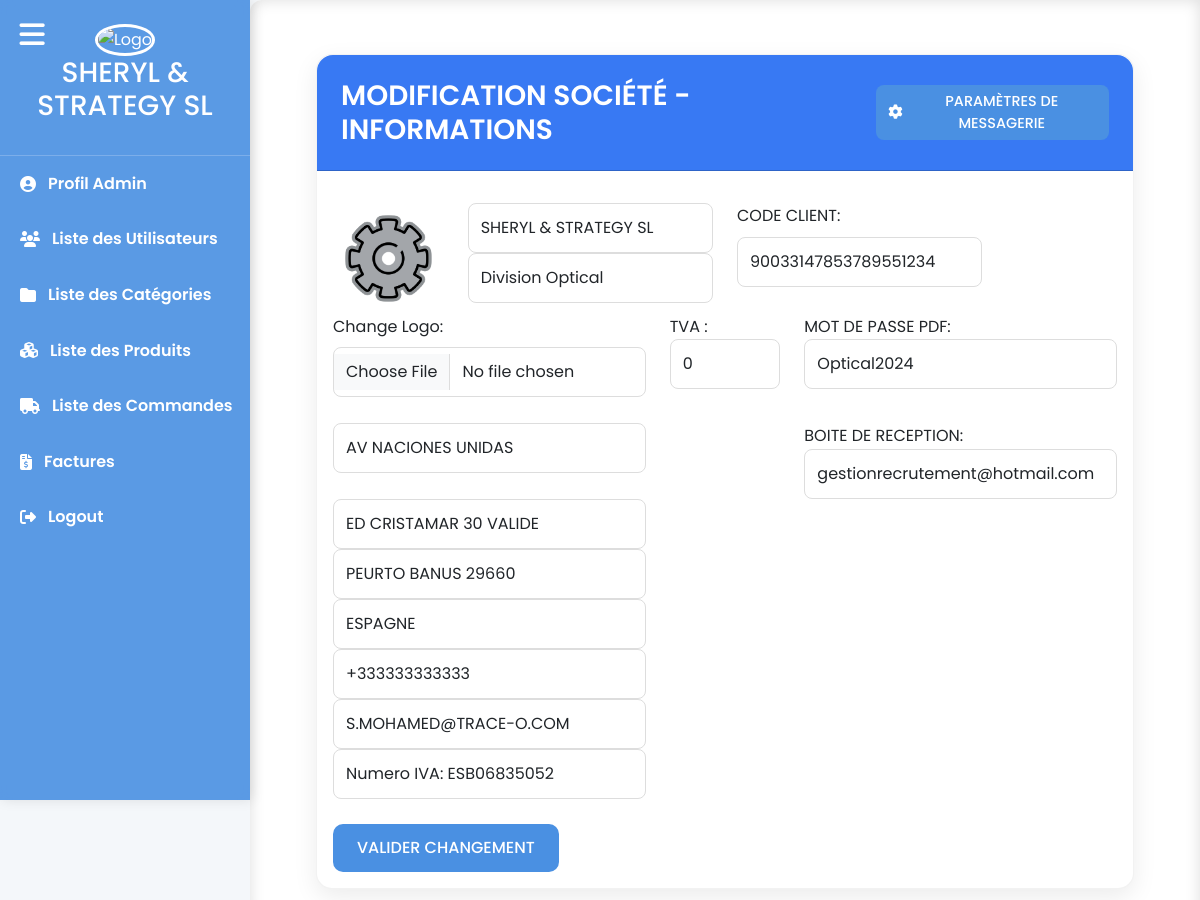
The page /order_management/company/ (signed in) on the database as committed earlier.
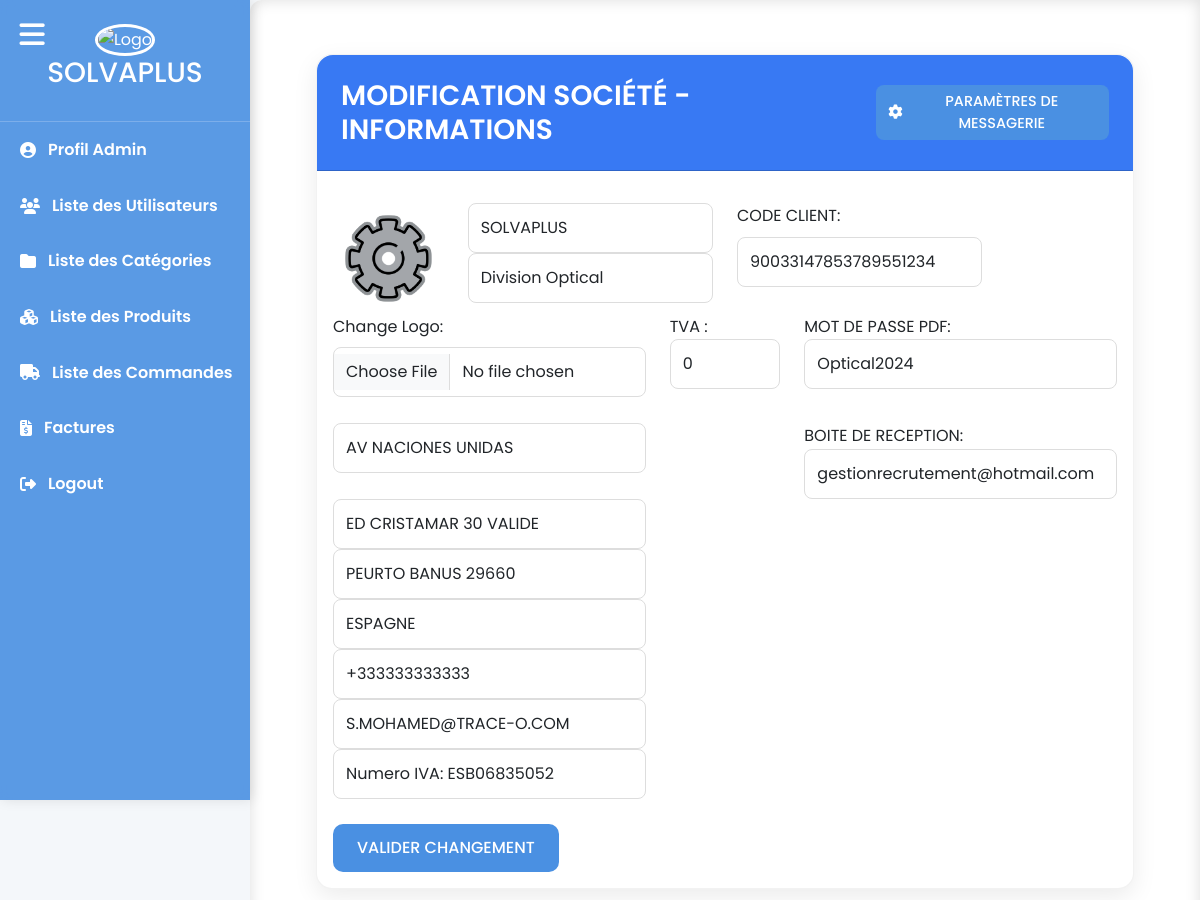
The same page on the database as committed later.
### sherly_app/models.py (models this page shows, shortened)
class Societe(models.Model):
    nom1 = models.CharField(max_length=255, blank=True, null=True,default='SHERLY & STRATEGY SL')
    nom2 = models.CharField(max_length=255, blank=True, null=True,default='Division Optical')
    ligne1 = models.CharField(max_length=255, blank=True, null=True,default='AV Naciones Unidas')
    ligne2 = models.CharField(max_length=255, blank=True, null=True,default='Ed Cristamar 30,')
    ligne3 = models.CharField(max_length=255, blank=True, null=True,default='Peurto Banus 29660,')
    ligne4 = models.CharField(max_length=255, blank=True, null=True,default='Mail: admin@gmail.com')
    ligne5 = models.CharField(max_length=255, blank=True, null=True,default='Numero IVA: ESB06835052')
    logo = models.ImageField(upload_to='images/', null=True, blank=True)
    code_client = models.CharField(max_length=255,default='00033147853314')
    livre1=models.CharField(max_length=50,default='SCROTIS  OPTIC 2000')
    livre2=models.CharField(max_length=50,default='38 rue Saint Denis')
    livre3=models.CharField(max_length=50,default='92700 COLOMBES')
    livre4=models.CharField(max_length=50,default='FRANCE')
    achteur1=models.CharField(max_length=50,default='SCROTIS  OPTIC 2000 ')
    achteur2=models.CharField(max_length=50,default='38 rue Saint Denis')
    achteur3=models.CharField(max_length=50,default='92700 COLOMBES')
    achteur4=models.CharField(max_length=50,default='FRANCE')
    achteur5=models.CharField(max_length=50,default='Numero TVA Intraceo')
    achteur6=models.CharField(max_length=50,default='FR7547911891')
    nif=models.CharField(max_length=100,blank=True,null=True,default='NIF:B062835052-Nº IVA : ESB068350201152')
    phrase=models.CharField(max_length=100,default="L'expédition s'effectue conformément a nos conditions générales de vente")
    pays=models.CharField(max_length=100,default="ESPAGNE")
    telephone=models.CharField(max_length=100,default="+333333333333")
    tva = models.IntegerField(default=0)
    boite_envoi = models.CharField(max_length=100,default="gestionrecrutement@hotmail.com", error_messages={'invalid': "L'adresse email de boite d'envoi est invalide."})
    boite_reception = models.CharField(max_length=100,default="optiquejaures@hotmail.com", error_messages={'invalid': "L'adresse email de boite de réception est invalide."})
    pdf_pwd=models.CharField(max_length=20,default="Optical2024")

### sherly_app/views.py (the view)
# urls.py: path('company/', user_passes_test(is_superuser, login_url='bl_login')(login_required(company, login_url='bl_login')), name='company'),
def company(request):
        societe = Societe.objects.first()
        if request.method == 'POST':
            form = CompanyForm(request.POST, request.FILES, instance=societe)
            if form.is_valid():
                form.save()
                return redirect('categorie_list')
            else:
                form = CompanyForm(request.POST,request.FILES, instance=societe)
                return render(request, 'company/edit.html', {'form': form})
        else :
            form = CompanyForm(instance=societe)  # Redirect to the category list page
        return render(request, 'company/edit.html', {'form': form})

### sherly_app/forms.py (shortened to what this page needs)
class CompanyForm(forms.ModelForm):
    class Meta:
        model = Societe
        fields = ['nom1', 'nom2','ligne1','ligne2','ligne3','ligne4','ligne5','logo','code_client','boite_envoi','boite_reception','pays','telephone','tva','pdf_pwd']

### sherly_app/context_processors.py (called while the page is built)
def societer_info(request):
    societe = Societe.objects.first()  # Retrieve societer information (adjust as necessary)
    return {'societe': societe}

def familles_context(request):
    familles = Famille.objects.all()  # Récupère toutes les familles
    return {'familles': familles}

def produits_context(request):
    produits = Produit.objects.all()  # Récupère toutes les familles
    return {'produits': produits}

### sherly_app/urls.py (called while the page is built)
def is_superuser(user):
    return user.is_superuser

### sherly_app/templates/company/edit.html (shortened to what the changed rows need)
{% extends 'base.html' %}
{% block content %}
<div class="container mt-4">
    <div class="container">
        <div class="card">
            <div class="card-header d-flex align-items-center justify-content-between" style="background-color: #3879f3; color: white;">
                <h2 class="mb-0">MODIFICATION SOCIÉTÉ - INFORMATIONS </h2>
            </div>
            <div class="card-body">
                <form method="post" enctype="multipart/form-data" id="companyForm">
                    <div class="row">
                        <div class="col-md-2">
                            <img id="logoPreview" src="{{ form.instance.logo.url }}" alt="Logo" class="img-fluid">
                        </div>
                        <div class="col-md-4">
                            <div class="row">
                                <div class="col-md-12">
                                    <input type="text" class="form-control" id="{{ form.nom1.id_for_label }}" name="{{ form.nom1.name }}" value="{{ form.nom1.value }}" >
                                </div>
                            </div>
                            <div class="row">
                                <div class="col-md-12">
                                    <input type="text" class="form-control" id="{{ form.nom2.id_for_label }}" name="{{ form.nom2.name }}" value="{{ form.nom2.value }}" >
                                </div>
                            </div>
                        </div>
                        <div class="col-md-4">
                            <label for="{{ form.designation.id_for_label }}" class="form-label"> CODE CLIENT:</label>
                            <input type="number" class="form-control" id="{{ form.code_client.id_for_label }}" name="{{ form.code_client.name }}" value={{form.code_client.value}} required >
                        </div>
                    </div>
                    <div class="row">
                        <div class="col-md-5">
                           MOT DE PASSE PDF:  <input type="text" class="form-control" id="{{ form.pdf_pwd.id_for_label }}" name="{{ form.pdf_pwd.name }}" value="{{ form.pdf_pwd.value }}" required >
                        </div>
                    </div><br>
                    <div class="row">
                        <div class="col-md-5">
                            <input type="text" class="form-control" id="{{ form.ligne1.id_for_label }}" name="{{ form.ligne1.name }}" value="{{ form.ligne1.value }}" >
                        </div>
                        <div class="col-md-5">
                           BOITE DE RECEPTION:  <input type="text" class="form-control" id="{{ form.boite_reception.id_for_label }}" name="{{ form.boite_reception.name }}" value="{{ form.boite_reception.value }}" required >
                        </div>
                    </div>
                    <div class="row">
                        <div class="col-md-5">
                            <input type="text" class="form-control" id="{{ form.ligne2.id_for_label }}" name="{{ form.ligne2.name }}" value="{{ form.ligne2.value }}" >
                        </div>
                    </div>
                    <div class="row">
                        <div class="col-md-5">
                            <input type="text" class="form-control" id="{{ form.ligne3.id_for_label }}" name="{{ form.ligne3.name }}" value="{{ form.ligne3.value }}" >
                        </div>
                    </div>
                    <div class="row">
                        <div class="col-md-5">
                            <input type="text" class="form-control" id="{{ form.pays.id_for_label }}" name="{{ form.pays.name }}" value="{{ form.pays.value }}" >
                        </div>
                    </div>
                    <div class="row">
                        <div class="col-md-5">
                            <input type="text" class="form-control" id="{{ form.telephone.id_for_label }}" name="{{ form.telephone.name }}" value="{{ form.telephone.value }}" >
                        </div>
                    </div>
                    <div class="row">
                        <div class="col-md-5">
                            <input type="text" class="form-control" id="{{ form.ligne4.id_for_label }}" name="{{ form.ligne4.name }}" value="{{ form.ligne4.value }}" >
                        </div>
                    </div>
                    <div class="row">
                        <div class="col-md-5">
                            <input type="text" class="form-control" id="{{ form.ligne5.id_for_label }}" name="{{ form.ligne5.name }}" value="{{ form.ligne5.value }}" >
                        </div>
                    </div><br>
                </form>
            </div>
        </div>
    </div>
</div>
{% endblock %}

### sherly_app/templates/base.html (shortened to what this page needs)
{% load static %}
<!DOCTYPE html>
<html lang="fr">
<head>
    <link href="https://cdn.jsdelivr.net/npm/bootstrap@5.3.0/dist/css/bootstrap.min.css" rel="stylesheet" />
    <link href="https://cdnjs.cloudflare.com/ajax/libs/font-awesome/6.4.0/css/all.min.css" rel="stylesheet" />
    <link href="https://cdn.jsdelivr.net/npm/bootstrap-icons@1.11.1/font/bootstrap-icons.css" rel="stylesheet" />
    <link href="{% static 'css/main.css' %}" rel="stylesheet" />
</head>
<body>
    <button id="sidebarCollapse" aria-label="Toggle Sidebar">
        <i class="fas fa-bars"></i>
    </button>
    <nav id="sidebar" class="fade-in">
        <div class="sidebar-header">
            <img src="{% static 'images/logo.png' %}" alt="Logo" class="fade-in">
            <h3>{{societe.nom1}}</h3>
        </div>
        {% if user.is_superuser %}
        <ul class="components">
            <li><a href="{% url 'profile' %}"><i class="fas fa-user-circle"></i> <span class="text">Profil Admin</span></a></li>
            <li><a href="{% url 'list_user' %}"><i class="fas fa-users"></i> <span class="text">Liste des Utilisateurs</span></a></li>
            <li><a href="{% url 'categorie_list' %}"><i class="fas fa-folder"></i> <span class="text">Liste des Catégories</span></a></li>
            <li><a href="{% url 'product_list' %}"><i class="fas fa-cubes"></i> <span class="text">Liste des Produits</span></a></li>
            <li><a href="{% url 'commande_list' %}"><i class="fas fa-truck"></i> <span class="text">Liste des Commandes</span></a></li>
            <li><a href="{% url 'facture' %}"><i class="fas fa-file-invoice-dollar"></i> <span class="text">Factures</span></a></li>
            <li><a href="{% url 'bl_logout' %}"><i class="fas fa-sign-out-alt"></i> <span class="text">Logout</span></a></li>
        </ul>
        {% else %}
        <ul class="components">
            <li><a href="{% url 'commande_list' %}"><i class="fas fa-truck"></i> <span class="text">Liste des Commandes</span></a></li>
            <li><a href="{% url 'bl_logout' %}"><i class="fas fa-sign-out-alt"></i> <span class="text">Logout</span></a></li>
        </ul>
        {% endif %}
    </nav>
    <div id="content" class="fade-in">
        <div class="container-fluid">
            {% block content %}
            {% endblock %}
        </div>
    </div>
</body>
</html>

Rows that differ between the two databases and show on the page:
changed Societe "Division Optical": nom1 "SHERYL & STRATEGY SL" → "SOLVAPLUS"
